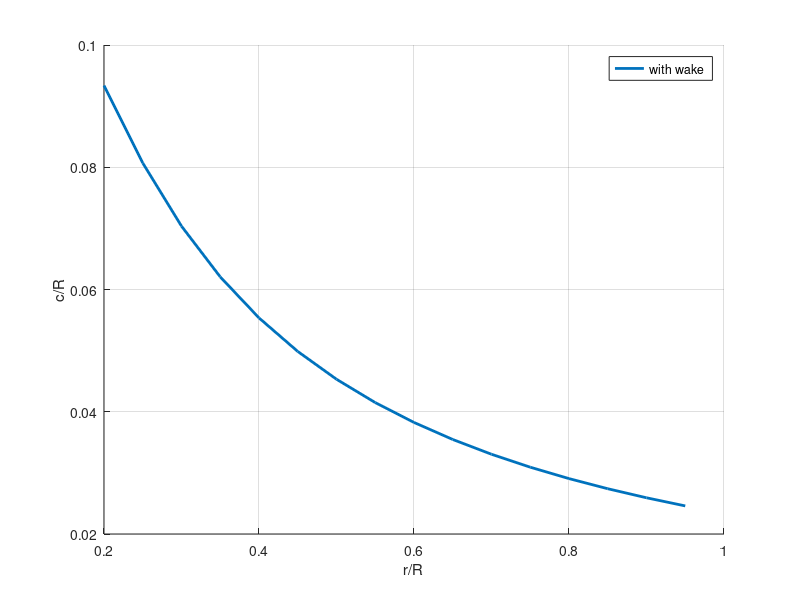
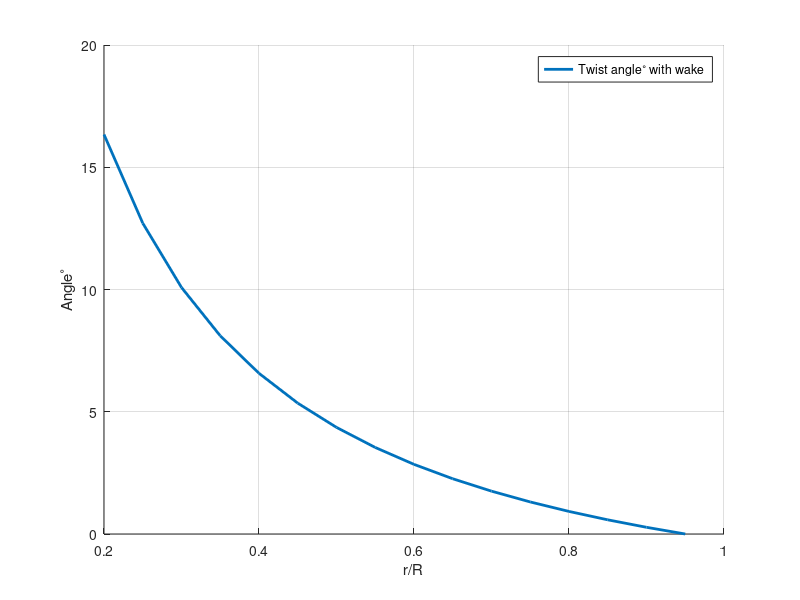
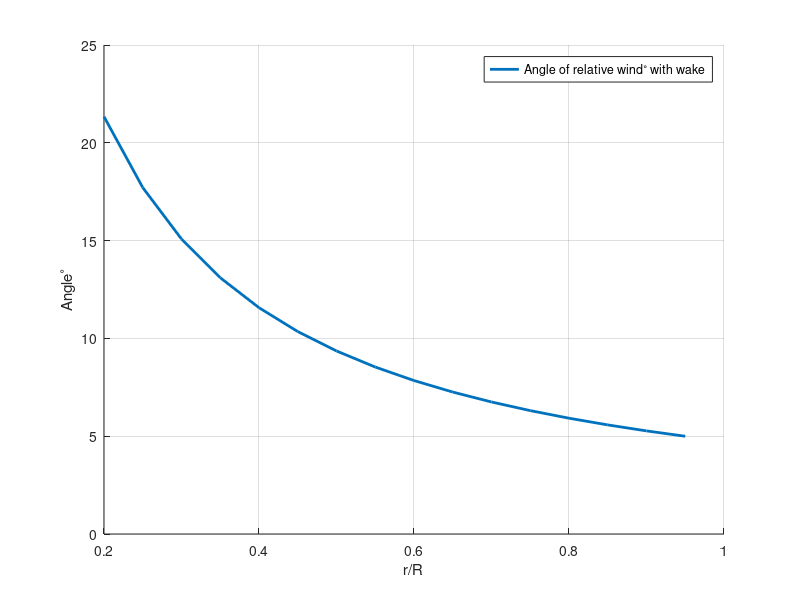
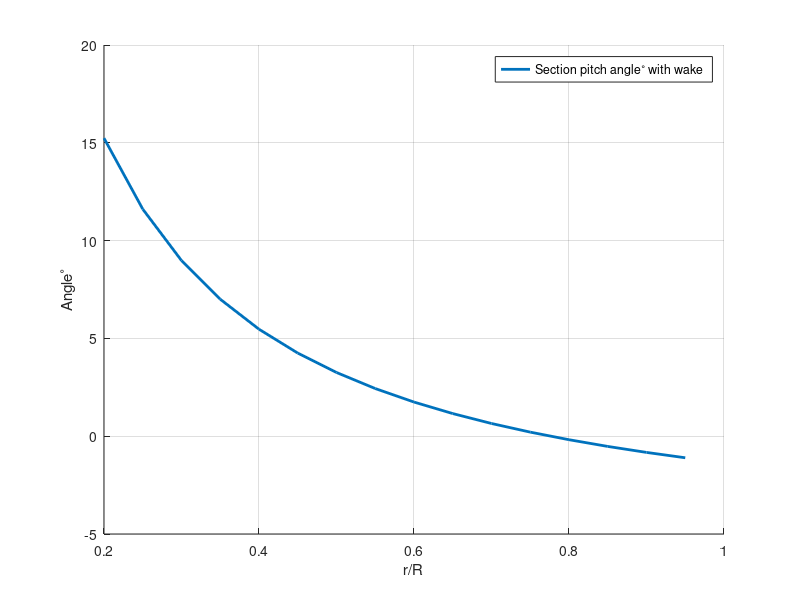

Recreate these plots in MATLAB, in order. (Note: this script raises an error after producing the figures.)
clear all
close all
clc

%Problem 5 
disp('Blade Element Momentum Iterator for a wind turbine')
disp('to be used to build up a whole blade BEM model')
disp('By Diego Ruiz & Ignacio Losada')


%Given: 

B = 3;
TSR = 8;
alpha = 6.1;
STA = 0;
Cl_max = 1.23;
R = 67.11;

%Solution. PROBLEM 4 Homework #5

r_R = (0.20:0.05:0.95);
LSR = TSR*r_R;

% if the twist angle is the sum of the pitch angle and the initial pitch
%angle where twist angle is zero, the initial pitch angle is -1.6.

alpha1=zeros(1,length(r_R));
alpha1(1,:) = 6.1;

%Solution. PROBLEM 1 Homework #6

phi_6 = (2/3)*atand(1./LSR);
r_6 = r_R*R;
c_6 = ((8*pi*r_6)/(B*Cl_max)).*(1-cosd(phi_6));
SP_6 = phi_6-alpha;
ST_6 = SP_6-SP_6(1,16)

%figure 6
Solidity = (B*c_6)./(2*pi*r_6);
a_6 =(4*sind(phi_6).^2);
a_6_b = (Solidity.*cosd(phi_6));
a_6 = 1./(1+(a_6)./a_6_b);
a(1:length(r_R)) = 0.3;

fig1 = figure;
c_6_R = c_6./R;
xlabel('r/R');ylabel('c/R');hold on;grid on
plot(r_R,c_6_R,'LineWidth',2);grid on
legend('with wake')

fig2 = figure;
grid on;hold on;
plot(r_R,ST_6,'LineWidth',2);grid on;
xlabel('r/R')
ylabel('Angle^\circ')
legend('Twist angle^\circ with wake')

fig3 = figure;
grid on;hold on;
plot(r_R,phi_6,'LineWidth',2);grid on;
xlabel('r/R')
ylabel('Angle^\circ')
legend('Angle of relative wind^\circ with wake');


fig4 = figure;
grid on;hold on;
plot(r_R,SP_6,'LineWidth',2);
xlabel('r/R')
ylabel('Angle^\circ')
legend('Section pitch angle^\circ with wake')



fig5 = figure;

grid on; hold on
plot(r_R,alpha1,'LineWidth',2);grid on
xlabel('r/R');
ylabel('angle of attack')
legend('Angle of Attack^\circ with wake')

fig6 = figure;


grid on;hold on;
plot(r_R,a_6,'LineWidth',2);grid on
legend('a with wake')
xlabel('r/R');
ylabel('Induction factor')


fig7 = figure;

a_prime(1:length(r_R)) = 0.0;
a_prime_6 = (1-3*a_6)./((4*a_6)-1);

grid on;hold on;
plot(r_R,a_prime_6,'LineWidth',2);grid on
xlabel('r/R');
ylabel('Induction factor')
legend('a_(_p_r_i_m_e_) with wake')


table = [r_6;c_6_R;ST_6;phi_6;SP_6;alpha1;a_6;a_prime_6]'

filename = 'extradesignoftheblade.xlsx';
xlswrite(filename,table)